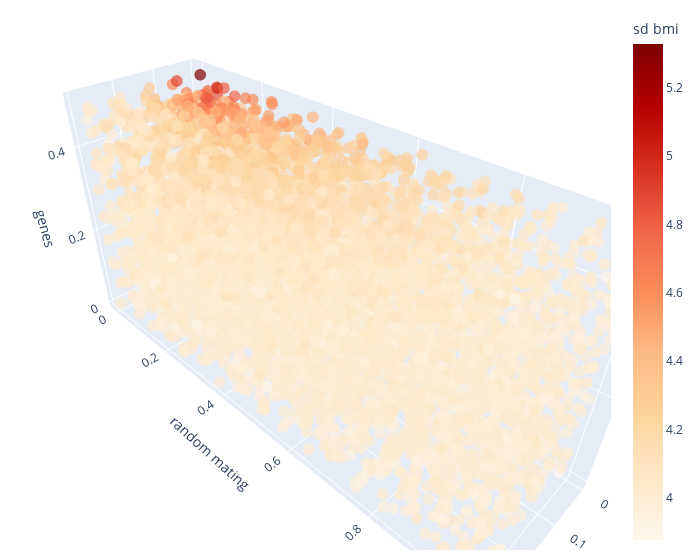

The code cell stored with this chart in its notebook:
### Markdown cell above
## SD BMI

### Code cell
ef = Sensitivity(problem, df['sd_bmi'], X)
ef.score('efast')
ef.plot(save=True, filepath= plots_path + 'snp-efast-sd-bmi.pdf',
    move=True, moving_path= '../manuscript/plots/')
ef.plot3D(labels={'outcome':'sd bmi', 'y':'random mating', 'x':'fertility', 'z':'genes'})

sav['ef_sd_s1'] = ef.tabval('S1')
sav['ef_sd_st'] = ef.tabval('ST')

# save output
v = ef.createRows(sav)
joblib.dump(v, 'efast-snp.pkl')

### Figure 1 — Plotly figure (JSON) as saved in the notebook; plotly's stock layout.template omitted (floating-point values rounded to 4 significant figures; data arrays with more than 128 entries replaced by an {"elided": "..."} marker saying what was removed)
{"data": [{"hovertemplate": "p_fertility_factor=%{x}<br>p_random_mating=%{y}<br>p_genetic_variance=%{z}<br>sd_bmi=%{marker.color}<extra></extra>", "legendgroup": "", "marker": {"color": {"elided": "6000 float values"}, "coloraxis": "coloraxis", "opacity": 0.7, "size": 4, "symbol": "circle"}, "mode": "markers", "name": "", "scene": "scene", "showlegend": false, "type": "scatter3d", "x": {"elided": "6000 float values"}, "y": {"elided": "6000 float values"}, "z": {"elided": "6000 float values"}}], "layout": {"coloraxis": {"colorbar": {"title": {"text": "sd bmi"}}, "colorscale": [[0, "rgb(255,247,236)"], [0.125, "rgb(254,232,200)"], [0.25, "rgb(253,212,158)"], [0.375, "rgb(253,187,132)"], [0.5, "rgb(252,141,89)"], [0.625, "rgb(239,101,72)"], [0.75, "rgb(215,48,31)"], [0.875, "rgb(179,0,0)"], [1, "rgb(127,0,0)"]]}, "legend": {"tracegroupgap": 0}, "margin": {"b": 10, "l": 10, "r": 20, "t": 10}, "scene": {"domain": {"x": [0, 1], "y": [0, 1]}, "xaxis": {"title": {"text": "vertical transmission"}}, "yaxis": {"title": {"text": "random mating"}}, "zaxis": {"title": {"text": "genes"}}}, "width": 700}}
